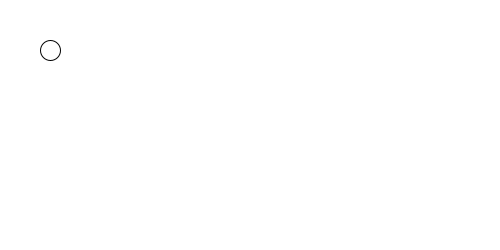
Frame 1 (no input)
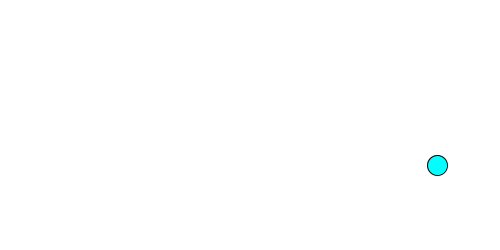
Frame 60 (the mouse pressed at the canvas centre just before this capture)
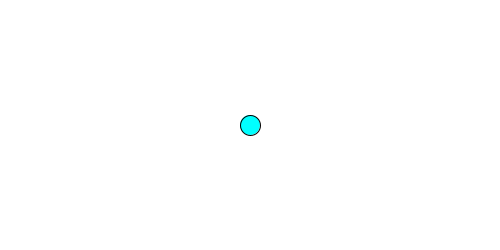
Frame 120 (the mouse held since frame 60 and released just before this capture)

The Processing sketch that drew these frames (run headless with seeded random() and noise(); from frame 60 on, the mouse is pressed at the canvas centre):

// Processing sketch: processing_127546
// ── processing_127546.pde

int x = 50;        // variables
int y = 50;
 
int dx = 9;        // velocity (9,5)
int dy = 5;
 
void setup() {  //setup function called initially, only once
  size(500, 250);
  background(255);  //set background white
 
}
 
void draw() {  //draw function loops
 
  background(255);
   
  ellipse(x,y,20,20);
  fill(0,255,255);
  x = x + dx;
  y = y + dy;
   
   
  if (mousePressed){        // catching the ball
      x = mouseX;
      y = mouseY;
  }
  
  
  
   
  if (x > 500) {        // X axis collision
      dx = -9;
  }
  else if (x < 0) {
      dx = 9;
  }
   
  if (y > 250)  {      // Y axis collision
      dy *= -1;        // the same as dy = dy*(-1)
  }
  else if (y < 0) {
      dy *= -1;
  }
}
